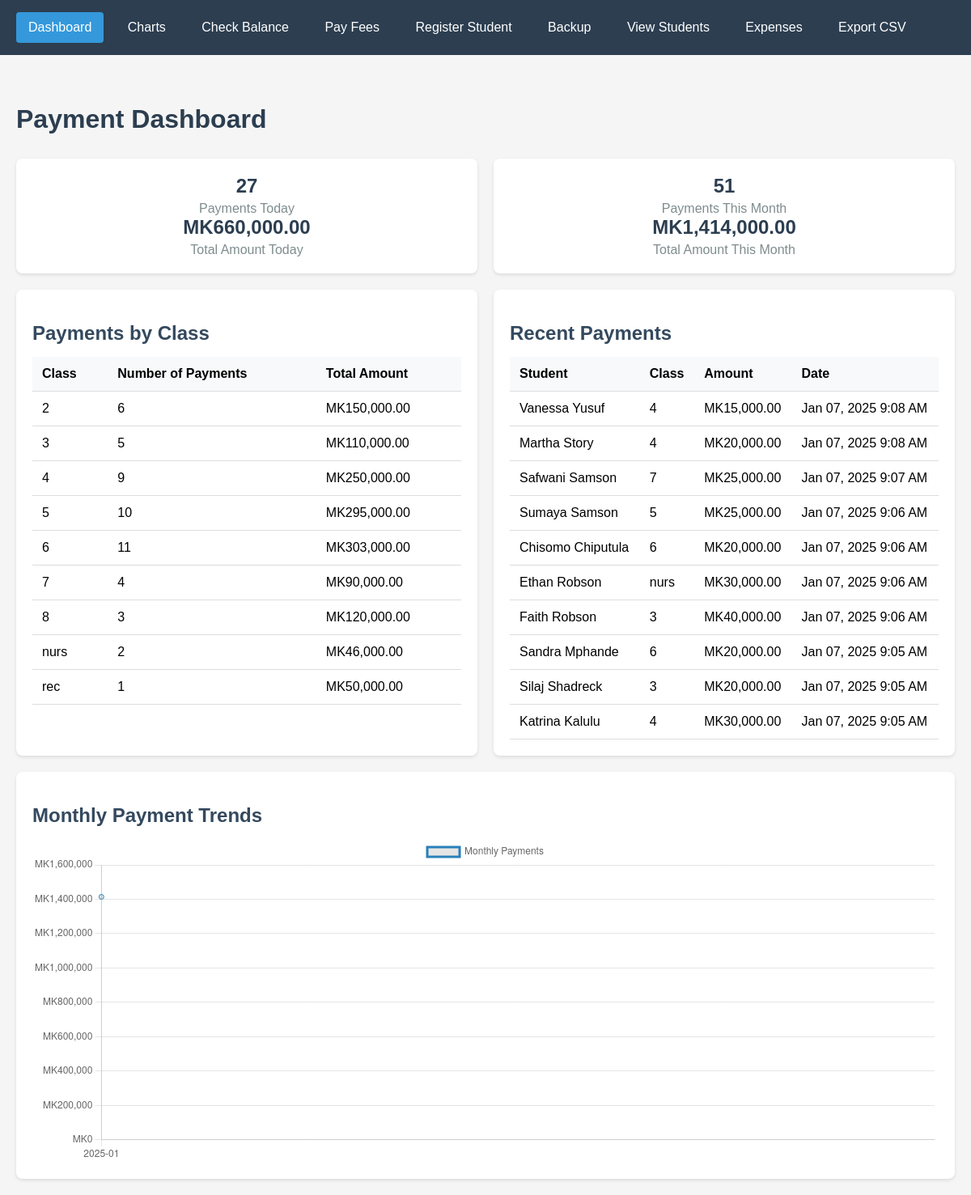
The page / on the database its author committed.
### tables this page shows
CREATE TABLE `payments` (
  `payment_id` int(11) NOT NULL AUTO_INCREMENT,
  `student_id` int(10) unsigned DEFAULT NULL,
  `amount_paid` decimal(10,2) NOT NULL,
  `payment_date` timestamp NOT NULL DEFAULT current_timestamp(),
  PRIMARY KEY (`payment_id`),
  KEY `payments_ibfk_1` (`student_id`)
);

CREATE TABLE `students` (
  `student_id` int(10) NOT NULL AUTO_INCREMENT,
  `name` varchar(100) NOT NULL,
  `class` varchar(20) NOT NULL,
  `date_of_birth` date NOT NULL,
  `gender` enum('Male','Female','Other') NOT NULL,
  `parent_phone` varchar(15) NOT NULL,
  `created_at` timestamp NOT NULL DEFAULT current_timestamp(),
  PRIMARY KEY (`student_id`)
);

### index.php (the view, shortened to what this page needs)
<?php
include 'db.php';
require_once 'navigation.php';
$today_query = "SELECT COUNT(*) as count, COALESCE(SUM(amount_paid), 0) as total
                FROM payments
                WHERE DATE(payment_date) = CURDATE()";
$today_result = $conn->query($today_query);
$today_stats = $today_result->fetch_assoc();
$month_query = "SELECT COUNT(*) as count, COALESCE(SUM(amount_paid), 0) as total
                FROM payments
                WHERE MONTH(payment_date) = MONTH(CURDATE())
                AND YEAR(payment_date) = YEAR(CURDATE())";
$month_result = $conn->query($month_query);
$month_stats = $month_result->fetch_assoc();
$class_query = "SELECT s.class, COUNT(*) as payment_count, COALESCE(SUM(p.amount_paid), 0) as total_amount
                FROM payments p
                JOIN students s ON p.student_id = s.student_id
                GROUP BY s.class
                ORDER BY s.class";
$class_result = $conn->query($class_query);
$recent_query = "SELECT s.name, s.class, p.amount_paid, p.payment_date
                FROM payments p
                JOIN students s ON p.student_id = s.student_id
                ORDER BY p.payment_date DESC
                LIMIT 10";
$recent_result = $conn->query($recent_query);
$monthly_totals_query = "SELECT
                            DATE_FORMAT(payment_date, '%Y-%m') as month,
                            COALESCE(SUM(amount_paid), 0) as total
                        FROM payments
                        WHERE payment_date >= DATE_SUB(CURDATE(), INTERVAL 6 MONTH)
                        GROUP BY DATE_FORMAT(payment_date, '%Y-%m')
                        ORDER BY month";
$monthly_totals_result = $conn->query($monthly_totals_query);
$monthly_data = [];
while ($row = $monthly_totals_result->fetch_assoc()) {
    $monthly_data[] = $row;
}
?>
<!DOCTYPE html>
<html>
<head>
</head>
<body>
    <div class="container">
        <h1>Payment Dashboard</h1>
        <div class="dashboard-grid">
            <div class="card stat-card">
                <div class="stat-value"><?= number_format($today_stats['count']) ?></div>
                <div class="stat-label">Payments Today</div>
                <div class="stat-value">MK<?= number_format($today_stats['total'], 2) ?></div>
                <div class="stat-label">Total Amount Today</div>
            </div>
            <div class="card stat-card">
                <div class="stat-value"><?= number_format($month_stats['count']) ?></div>
                <div class="stat-label">Payments This Month</div>
                <div class="stat-value">MK<?= number_format($month_stats['total'], 2) ?></div>
                <div class="stat-label">Total Amount This Month</div>
            </div>
        </div>
        <div class="dashboard-grid">
            <div class="card">
                <h2>Payments by Class</h2>
                <table>
                    <thead>
                        <tr>
                            <th>Class</th>
                            <th>Number of Payments</th>
                            <th>Total Amount</th>
                        </tr>
                    </thead>
                    <tbody>
                        <?php while ($row = $class_result->fetch_assoc()): ?>
                        <tr>
                            <td><?= htmlspecialchars($row['class']) ?></td>
                            <td><?= number_format($row['payment_count']) ?></td>
                            <td>MK<?= number_format($row['total_amount'], 2) ?></td>
                        </tr>
                        <?php endwhile; ?>
                    </tbody>
                </table>
            </div>
            <div class="card">
                <h2>Recent Payments</h2>
                <table>
                    <thead>
                        <tr>
                            <th>Student</th>
                            <th>Class</th>
                            <th>Amount</th>
                            <th>Date</th>
                        </tr>
                    </thead>
                    <tbody>
                        <?php while ($row = $recent_result->fetch_assoc()): ?>
                        <tr>
                            <td><?= htmlspecialchars($row['name']) ?></td>
                            <td><?= htmlspecialchars($row['class']) ?></td>
                            <td>MK<?= number_format($row['amount_paid'], 2) ?></td>
                            <td><?= date('M d, Y g:i A', strtotime($row['payment_date'])) ?></td>
                        </tr>
                        <?php endwhile; ?>
                    </tbody>
                </table>
            </div>
        </div>
        <div class="card">
            <h2>Monthly Payment Trends</h2>
            <div class="chart-container">
                <canvas id="monthlyChart"></canvas>
            </div>
        </div>
    </div>
    <script>
        // Monthly payments chart
        const ctx = document.getElementById('monthlyChart').getContext('2d');
        new Chart(ctx, {
            type: 'line',
            data: {
                labels: <?= json_encode(array_column($monthly_data, 'month')) ?>,
                datasets: [{
                    label: 'Monthly Payments',
                    data: <?= json_encode(array_column($monthly_data, 'total')) ?>,
                    borderColor: '#2980b9',
                    tension: 0.1,
                    fill: false
                }]
            },
            options: {
                responsive: true,
                maintainAspectRatio: false,
                scales: {
                    y: {
                        beginAtZero: true,
                        ticks: {
                            callback: function(value) {
                                return 'MK' + value.toLocaleString();
                            }
                        }
                    }
                },
                plugins: {
                    tooltip: {
                        callbacks: {
                            label: function(context) {
                                return 'MK' + context.raw.toLocaleString();
                            }
                        }
                    }
                }
            }
        });
    </script>
</body>
</html>

### index.php (style rules this page uses)
body { font-family: Arial, sans-serif; margin: 0; padding: 0; background-color: #f5f5f5; }
.container { padding: 20px; }
.dashboard-grid { display: grid; grid-template-columns: repeat(auto-fit, minmax(300px, 1fr)); gap: 20px; margin-bottom: 20px; }
.card { background: white; padding: 20px; border-radius: 8px; box-shadow: 0 2px 4px rgba(0,0,0,0.1); }
.stat-card { text-align: center; }
.stat-value { font-size: 24px; font-weight: bold; color: #2c3e50; }
.stat-label { color: #7f8c8d; margin-top: 5px; }
table { width: 100%; border-collapse: collapse; margin-top: 10px; }
th, td { padding: 12px; text-align: left; border-bottom: 1px solid #ddd; }
th { background-color: #f8f9fa; }
.chart-container { height: 400px; }
h1 { color: #2c3e50; margin-bottom: 30px; }
h2 { color: #34495e; margin-bottom: 15px; }

### rows shown on the page
payments: student.name "Vanessa Yusuf", student.class "4", amount_paid "15,000.00", payment_date "Jan 07, 2025 9:08 AM"
payments: student.name "Martha Story", student.class "4", amount_paid "20,000.00", payment_date "Jan 07, 2025 9:08 AM"
payments: student.name "Safwani Samson", student.class "7", amount_paid "25,000.00", payment_date "Jan 07, 2025 9:07 AM"
payments: student.name "Sumaya Samson", student.class "5", amount_paid "25,000.00", payment_date "Jan 07, 2025 9:06 AM"
payments: student.name "Chisomo Chiputula", student.class "6", amount_paid "20,000.00", payment_date "Jan 07, 2025 9:06 AM"
payments: student.name "Ethan Robson", student.class "nurs", amount_paid "30,000.00", payment_date "Jan 07, 2025 9:06 AM"
payments: student.name "Faith Robson", student.class "3", amount_paid "40,000.00", payment_date "Jan 07, 2025 9:06 AM"
payments: student.name "Sandra Mphande", student.class "6", amount_paid "20,000.00", payment_date "Jan 07, 2025 9:05 AM"
payments: student.name "Silaj Shadreck", student.class "3", amount_paid "20,000.00", payment_date "Jan 07, 2025 9:05 AM"
payments: student.name "Katrina Kalulu", student.class "4", amount_paid "30,000.00", payment_date "Jan 07, 2025 9:05 AM"

### other values the page prints
$today_stats['count'] "27"
$today_stats['total'] "660,000.00"
$month_stats['count'] "51"
$month_stats['total'] "1,414,000.00"
$row['class'] "2"
$row['payment_count'] "6"
$row['total_amount'] "150,000.00"
$row['class'] "3"
$row['payment_count'] "5"
$row['total_amount'] "110,000.00"
$row['class'] "4"
$row['payment_count'] "9"
$row['total_amount'] "250,000.00"
$row['class'] "5"
$row['payment_count'] "10"
